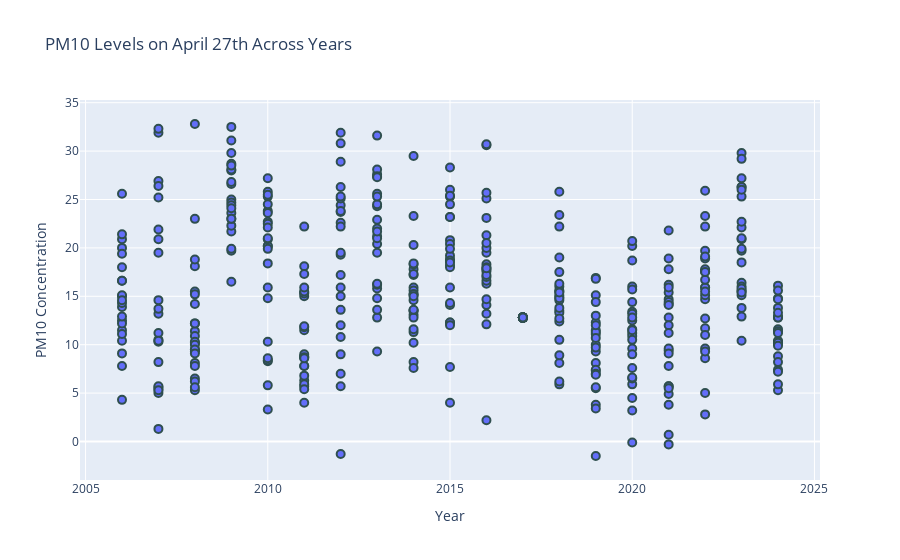

The notebook cell this image was saved under:
### Code cell
import pandas as pd
import plotly.express as px

# Load your data
df = pd.read_csv('cleaned_median_val_pm10_data.csv')
df['Timestamp'] = pd.to_datetime(df['Timestamp'])

# Create 'Year' and 'Month_Day' columns
df['Year'] = df['Timestamp'].dt.year
df['Month_Day'] = df['Timestamp'].dt.strftime('%m-%d')

# Filter for a specific date, for example, April 27 (04-27)
specific_date_df = df[df['Month_Day'] == '04-27']

# Create a scatter plot
fig = px.scatter(specific_date_df, x='Year', y='Value',
                 title='PM10 Levels on April 27th Across Years',
                 labels={'Value': 'PM10 Concentration', 'Year': 'Year'},
                 hover_data=['Timestamp'])

# Customize dots
fig.update_traces(marker=dict(size=8, line=dict(width=2, color='DarkSlateGrey')), mode='markers')

# Show the figure
fig.show()

### Figure 1 — Plotly figure (JSON) as saved in the notebook; plotly's stock layout.template omitted (floating-point values rounded to 4 significant figures; data arrays with more than 128 entries replaced by an {"elided": "..."} marker saying what was removed)
{"data": [{"customdata": {"elided": "446x1 str values"}, "hovertemplate": "Year=%{x}<br>PM10 Concentration=%{y}<br>Timestamp=%{customdata[0]}<extra></extra>", "legendgroup": "", "marker": {"color": "#636efa", "line": {"color": "DarkSlateGrey", "width": 2}, "size": 8, "symbol": "circle"}, "mode": "markers", "name": "", "orientation": "v", "showlegend": false, "type": "scatter", "x": {"elided": "446 int values"}, "xaxis": "x", "y": {"elided": "446 float values"}, "yaxis": "y"}], "layout": {"legend": {"tracegroupgap": 0}, "title": {"text": "PM10 Levels on April 27th Across Years"}, "xaxis": {"anchor": "y", "domain": [0, 1], "title": {"text": "Year"}}, "yaxis": {"anchor": "x", "domain": [0, 1], "title": {"text": "PM10 Concentration"}}}}
